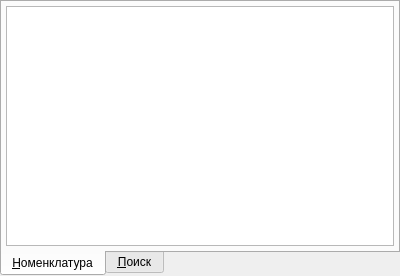
<?xml version="1.0" encoding="UTF-8"?>
<ui version="4.0">
 <class>FormularyItemComboBoxPopup</class>
 <widget class="QWidget" name="FormularyItemComboBoxPopup">
  <property name="geometry">
   <rect>
    <x>0</x>
    <y>0</y>
    <width>400</width>
    <height>276</height>
   </rect>
  </property>
  <property name="windowTitle">
   <string>Form</string>
  </property>
  <layout class="QGridLayout">
   <property name="margin">
    <number>0</number>
   </property>
   <property name="spacing">
    <number>0</number>
   </property>
   <item row="0" column="0">
    <widget class="QTabWidget" name="tabWidget">
     <property name="tabPosition">
      <enum>QTabWidget::South</enum>
     </property>
     <property name="tabShape">
      <enum>QTabWidget::Rounded</enum>
     </property>
     <property name="currentIndex">
      <number>0</number>
     </property>
     <widget class="QWidget" name="tabFormularyItem">
      <attribute name="title">
       <string>&amp;Номенклатура</string>
      </attribute>
      <layout class="QVBoxLayout">
       <property name="spacing">
        <number>4</number>
       </property>
       <property name="margin">
        <number>4</number>
       </property>
       <item>
        <widget class="CTableView" name="tblFormularyItem"/>
       </item>
      </layout>
     </widget>
     <widget class="QWidget" name="tabSearch">
      <attribute name="title">
       <string>&amp;Поиск</string>
      </attribute>
      <layout class="QGridLayout" name="gridLayout">
       <property name="margin">
        <number>4</number>
       </property>
       <property name="spacing">
        <number>4</number>
       </property>
       <item row="0" column="1" colspan="2">
        <widget class="QLineEdit" name="edtCode"/>
       </item>
       <item row="0" column="0">
        <widget class="QLabel" name="lblCode">
         <property name="text">
          <string>&amp;Код</string>
         </property>
         <property name="buddy">
          <cstring>edtCode</cstring>
         </property>
        </widget>
       </item>
       <item row="3" column="0" colspan="2">
        <spacer name="horizontalSpacer">
         <property name="orientation">
          <enum>Qt::Horizontal</enum>
         </property>
         <property name="sizeHint" stdset="0">
          <size>
           <width>178</width>
           <height>20</height>
          </size>
         </property>
        </spacer>
       </item>
       <item row="1" column="1" colspan="2">
        <widget class="QLineEdit" name="edtName"/>
       </item>
       <item row="1" column="0">
        <widget class="QLabel" name="lblName">
         <property name="text">
          <string>&amp;Наименование</string>
         </property>
         <property name="buddy">
          <cstring>edtName</cstring>
         </property>
        </widget>
       </item>
       <item row="2" column="0">
        <spacer name="verticalSpacer">
         <property name="orientation">
          <enum>Qt::Vertical</enum>
         </property>
         <property name="sizeHint" stdset="0">
          <size>
           <width>20</width>
           <height>40</height>
          </size>
         </property>
        </spacer>
       </item>
       <item row="3" column="2">
        <widget class="QDialogButtonBox" name="buttonBox">
         <property name="sizePolicy">
          <sizepolicy hsizetype="Maximum" vsizetype="Fixed">
           <horstretch>0</horstretch>
           <verstretch>0</verstretch>
          </sizepolicy>
         </property>
         <property name="standardButtons">
          <set>QDialogButtonBox::Apply|QDialogButtonBox::Reset</set>
         </property>
        </widget>
       </item>
      </layout>
     </widget>
    </widget>
   </item>
  </layout>
 </widget>
 <customwidgets>
  <customwidget>
   <class>CTableView</class>
   <extends>QTableView</extends>
   <header>library/TableView.h</header>
  </customwidget>
 </customwidgets>
 <tabstops>
  <tabstop>tabWidget</tabstop>
  <tabstop>tblFormularyItem</tabstop>
  <tabstop>edtCode</tabstop>
  <tabstop>edtName</tabstop>
  <tabstop>buttonBox</tabstop>
 </tabstops>
 <resources/>
 <connections/>
</ui>
